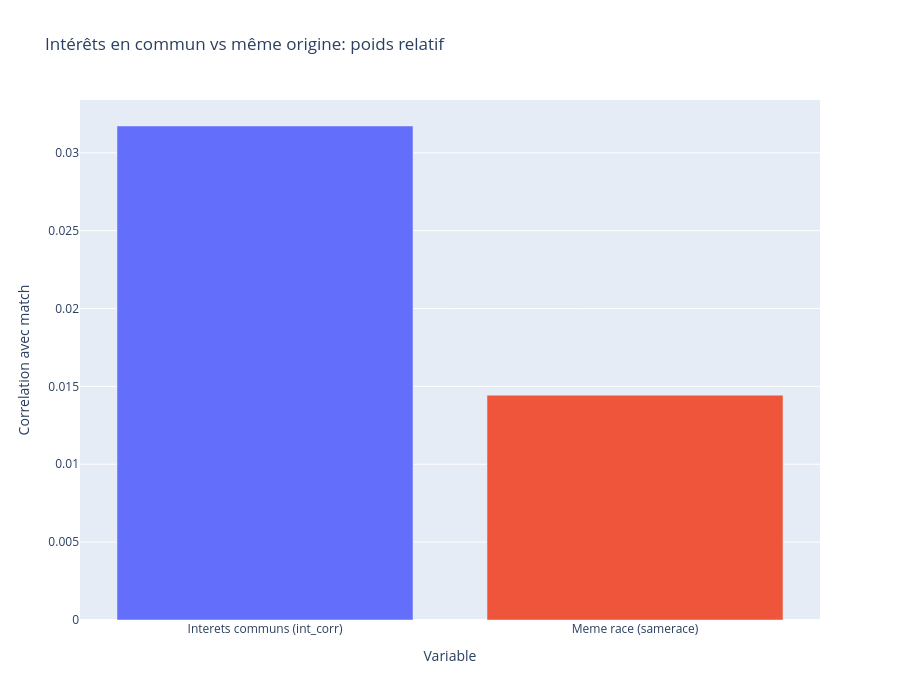

Write notebook code for a chart like this one.
### Markdown cell above
### **2.5 Repères contextuels**

Les corrélations contextuelles permettent de hiérarchiser les signaux à conserver en suivi régulier.

### Code cell
## Poids relatif des signaux contextuels
q3 = pd.DataFrame({
    "Variable": ["Interets communs (int_corr)", "Meme race (samerace)"],
    "Correlation avec match": [
        float(df["int_corr"].corr(df["match"])) if {"int_corr", "match"}.issubset(df.columns) else np.nan,
        float(df["samerace"].corr(df["match"])) if {"samerace", "match"}.issubset(df.columns) else np.nan,
    ]
})
fig_q3 = px.bar(q3, x="Variable", y="Correlation avec match", color="Variable", title="Intérêts en commun vs même origine: poids relatif")
fig_q3.update_layout(showlegend=False, height=700)
fig_q3.show()
export_viz(fig_q3, "interets_vs_origine")

print("Lecture:")
print("- La variable avec correlation absolue la plus forte est la plus informative pour predire un second date.")

### Figure 1 — Plotly figure (JSON) as saved in the notebook; plotly's stock layout.template omitted (floating-point values rounded to 4 significant figures)
{"data": [{"hovertemplate": "Variable=%{x}<br>Correlation avec match=%{y}<extra></extra>", "legendgroup": "Interets communs (int_corr)", "marker": {"color": "#636efa", "pattern": {"shape": ""}}, "name": "Interets communs (int_corr)", "orientation": "v", "showlegend": true, "textposition": "auto", "type": "bar", "x": ["Interets communs (int_corr)"], "xaxis": "x", "y": [0.03172], "yaxis": "y"}, {"hovertemplate": "Variable=%{x}<br>Correlation avec match=%{y}<extra></extra>", "legendgroup": "Meme race (samerace)", "marker": {"color": "#EF553B", "pattern": {"shape": ""}}, "name": "Meme race (samerace)", "orientation": "v", "showlegend": true, "textposition": "auto", "type": "bar", "x": ["Meme race (samerace)"], "xaxis": "x", "y": [0.01444], "yaxis": "y"}], "layout": {"barmode": "relative", "height": 700, "legend": {"title": {"text": "Variable"}, "tracegroupgap": 0}, "showlegend": false, "title": {"text": "Intérêts en commun vs même origine: poids relatif"}, "xaxis": {"anchor": "y", "categoryarray": ["Interets communs (int_corr)", "Meme race (samerace)"], "categoryorder": "array", "domain": [0, 1], "title": {"text": "Variable"}}, "yaxis": {"anchor": "x", "domain": [0, 1], "title": {"text": "Correlation avec match"}}}}
